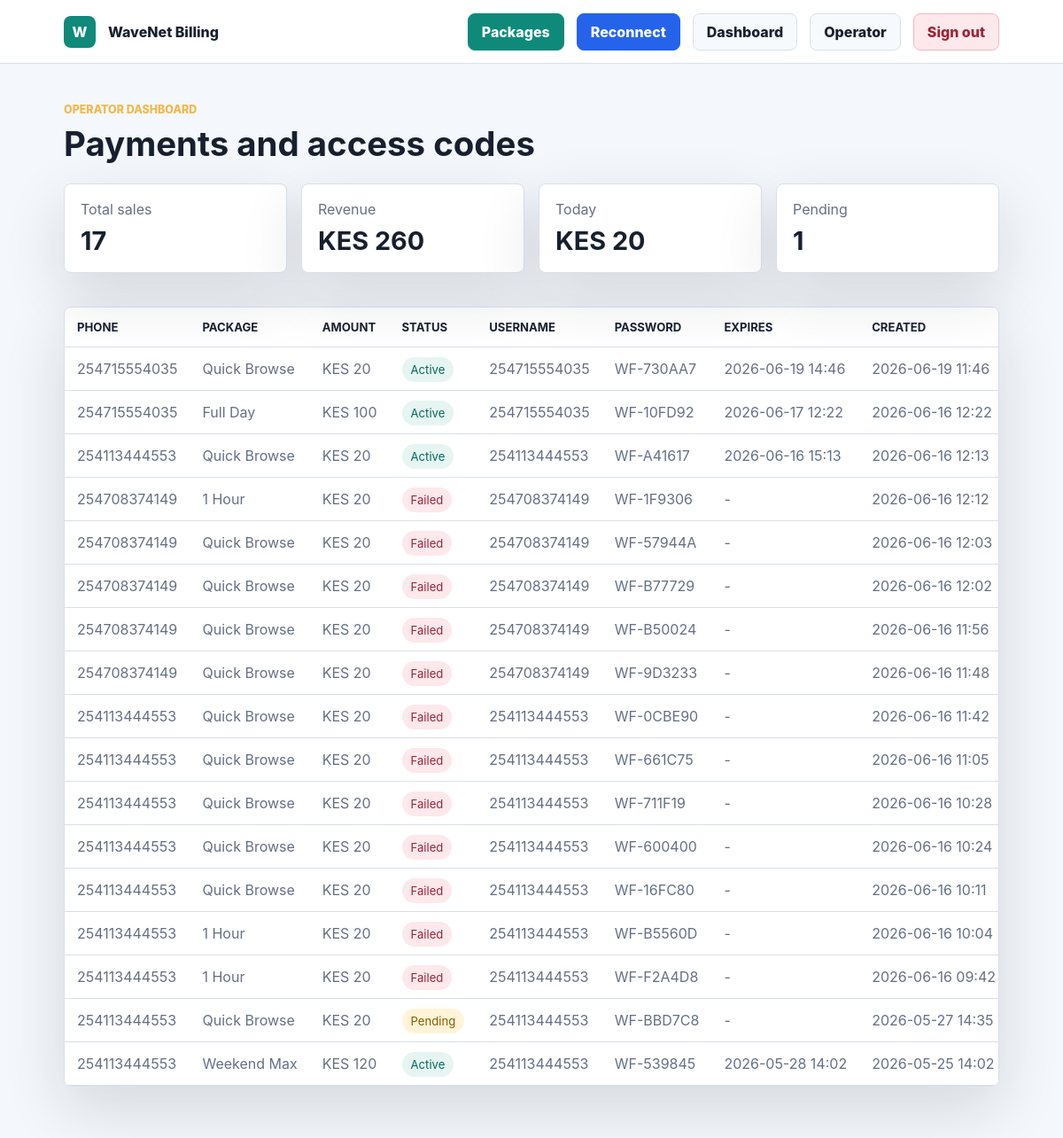
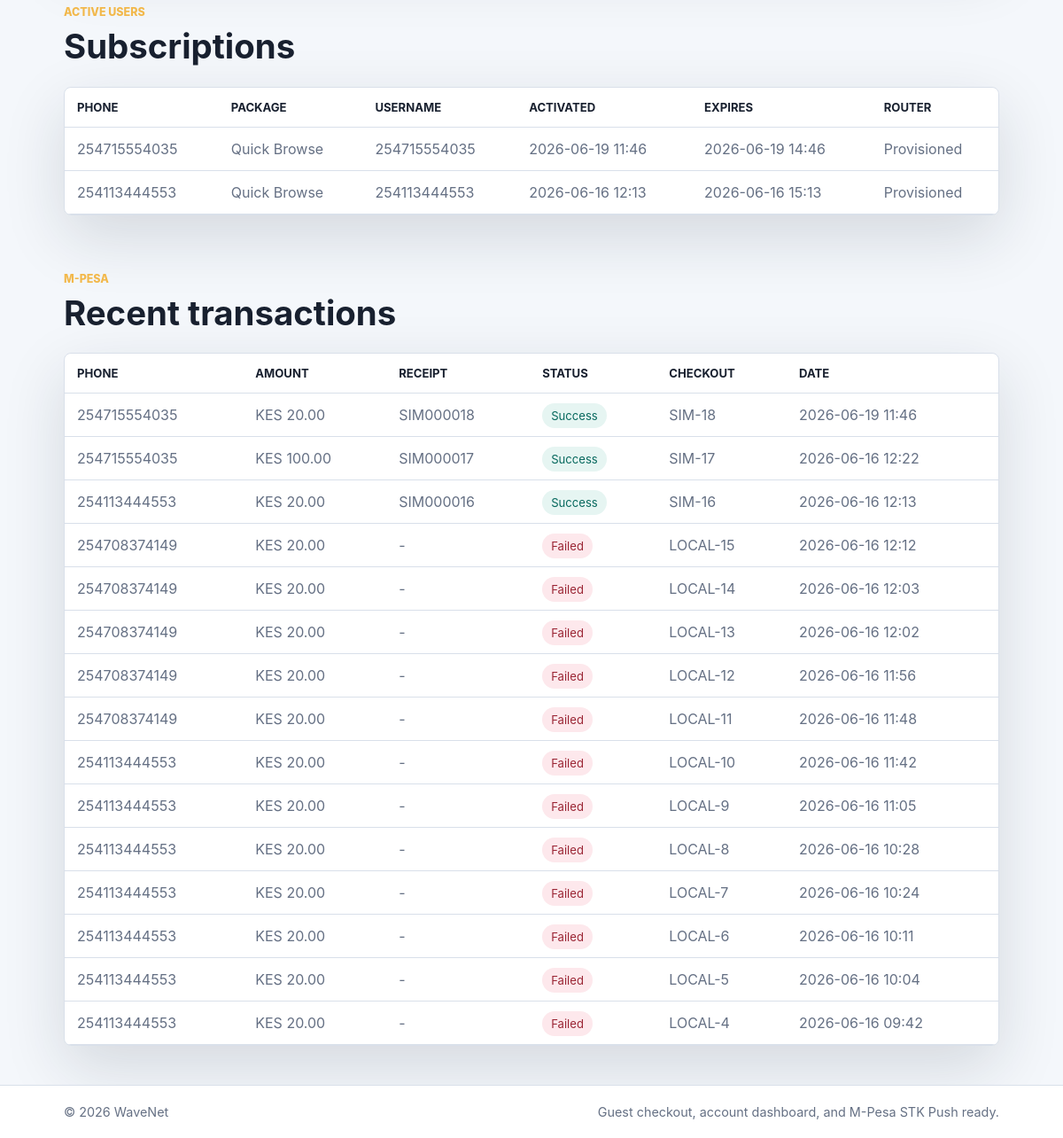
Screenshot of /operator/ (signed in) with the database file from the repository (2 pictures, top to bottom).
### billing/models.py (models this page shows, shortened)
class Purchase(models.Model):
    STATUS_PENDING = "pending"
    STATUS_ACTIVE = "active"
    STATUS_FAILED = "failed"
    STATUS_CHOICES = [
        (STATUS_PENDING, "Pending"),
        (STATUS_ACTIVE, "Active"),
        (STATUS_FAILED, "Failed"),
    ]
    user = models.ForeignKey(settings.AUTH_USER_MODEL, null=True, blank=True, on_delete=models.SET_NULL)
    package = models.ForeignKey(Package, on_delete=models.PROTECT)
    phone = models.CharField(max_length=20)
    amount = models.PositiveIntegerField()
    status = models.CharField(max_length=20, choices=STATUS_CHOICES, default=STATUS_PENDING)
    checkout_request_id = models.CharField(max_length=120, blank=True)
    mpesa_receipt = models.CharField(max_length=80, blank=True)
    access_code = models.CharField(max_length=20, unique=True)
    created_at = models.DateTimeField(auto_now_add=True)
    paid_at = models.DateTimeField(null=True, blank=True)
    expires_at = models.DateTimeField(null=True, blank=True)
    class Meta:
        ordering = ["-created_at"]

class Package(models.Model):
    name = models.CharField(max_length=80)
    speed = models.CharField(max_length=40)
    profile = models.CharField(max_length=50, default="default", help_text="MikroTik hotspot profile name")
    duration_hours = models.PositiveIntegerField()
    price = models.PositiveIntegerField(help_text="Amount in KES")
    description = models.TextField()
    is_active = models.BooleanField(default=True)
    created_at = models.DateTimeField(auto_now_add=True)
    class Meta:
        ordering = ["price"]

class Subscription(models.Model):
    phone_number = models.CharField(max_length=15)
    package = models.ForeignKey(Package, on_delete=models.CASCADE)
    purchase = models.OneToOneField(Purchase, null=True, blank=True, on_delete=models.SET_NULL, related_name="subscription")
    username = models.CharField(max_length=50, db_index=True)
    password = models.CharField(max_length=50)
    activated_at = models.DateTimeField(auto_now_add=True)
    expires_at = models.DateTimeField()
    active = models.BooleanField(default=True)
    router_user_created = models.BooleanField(default=False)
    router_message = models.CharField(max_length=255, blank=True)
    class Meta:
        ordering = ["-activated_at"]

class MpesaTransaction(models.Model):
    STATUS_PENDING = "Pending"
    STATUS_SUCCESS = "Success"
    STATUS_FAILED = "Failed"
    STATUS_CHOICES = [
        (STATUS_PENDING, "Pending"),
        (STATUS_SUCCESS, "Success"),
        (STATUS_FAILED, "Failed"),
    ]
    purchase = models.OneToOneField(Purchase, null=True, blank=True, on_delete=models.SET_NULL, related_name="transaction")
    phone_number = models.CharField(max_length=15)
    amount = models.DecimalField(max_digits=10, decimal_places=2)
    receipt_number = models.CharField(max_length=30, null=True, blank=True)
    checkout_request_id = models.CharField(max_length=100, db_index=True)
    merchant_request_id = models.CharField(max_length=100, blank=True)
    result_code = models.IntegerField(null=True, blank=True)
    result_description = models.CharField(max_length=255, blank=True)
    status = models.CharField(max_length=20, choices=STATUS_CHOICES, default=STATUS_PENDING)
    raw_callback = models.JSONField(default=dict, blank=True)
    created_at = models.DateTimeField(auto_now_add=True)
    updated_at = models.DateTimeField(auto_now=True)
    class Meta:
        ordering = ["-created_at"]

### billing/views.py (the view)
# urls.py: path('operator/', views.operator_dashboard, name='operator_dashboard'),
@user_passes_test(lambda user: user.is_staff)
def operator_dashboard(request):
    purchases = Purchase.objects.select_related("package")[:100]
    today = timezone.localdate()
    metrics = Purchase.objects.aggregate(
        total=Count("id"),
        revenue=Sum("amount", filter=Q(status=Purchase.STATUS_ACTIVE)),
        pending=Count("id", filter=Q(status=Purchase.STATUS_PENDING)),
        today_revenue=Sum("amount", filter=Q(status=Purchase.STATUS_ACTIVE, paid_at__date=today)),
    )
    active_subscriptions = Subscription.objects.select_related("package").filter(active=True)[:50]
    transactions = MpesaTransaction.objects.select_related("purchase")[:50]
    return render(
        request,
        "operator.html",
        {
            "purchases": purchases,
            "metrics": metrics,
            "active_subscriptions": active_subscriptions,
            "transactions": transactions,
        },
    )

### templates/operator.html (shortened to what this page needs)
{% extends "layout.html" %}
{% block content %}
<section class="page-head">
  <p class="eyebrow">Operator dashboard</p>
  <h1>Payments and access codes</h1>
</section>
<section class="metrics">
  <div><span>Total sales</span><strong>{{ metrics.total|default:0 }}</strong></div>
  <div><span>Revenue</span><strong>KES {{ metrics.revenue|default:0 }}</strong></div>
  <div><span>Today</span><strong>KES {{ metrics.today_revenue|default:0 }}</strong></div>
  <div><span>Pending</span><strong>{{ metrics.pending|default:0 }}</strong></div>
</section>
<section class="table-wrap">
  {% include "partials/purchases_table.html" with purchases=purchases %}
</section>
<section class="page-head compact">
  <p class="eyebrow">Active users</p>
  <h1>Subscriptions</h1>
</section>
<section class="table-wrap">
  {% if active_subscriptions %}
    <table>
      <thead>
        <tr>
          <th>Phone</th>
          <th>Package</th>
          <th>Username</th>
          <th>Activated</th>
          <th>Expires</th>
          <th>Router</th>
        </tr>
      </thead>
      <tbody>
        {% for subscription in active_subscriptions %}
          <tr>
            <td>{{ subscription.phone_number }}</td>
            <td>{{ subscription.package.name }}</td>
            <td>{{ subscription.username }}</td>
            <td>{{ subscription.activated_at|date:"Y-m-d H:i" }}</td>
            <td>{{ subscription.expires_at|date:"Y-m-d H:i" }}</td>
            <td>{% if subscription.router_user_created %}Provisioned{% else %}Pending{% endif %}</td>
          </tr>
        {% endfor %}
      </tbody>
    </table>
  {% else %}
    <div class="empty">No active subscriptions.</div>
  {% endif %}
</section>
<section class="page-head compact">
  <p class="eyebrow">M-Pesa</p>
  <h1>Recent transactions</h1>
</section>
<section class="table-wrap">
  {% if transactions %}
    <table>
      <thead>
        <tr>
          <th>Phone</th>
          <th>Amount</th>
          <th>Receipt</th>
          <th>Status</th>
          <th>Checkout</th>
          <th>Date</th>
        </tr>
      </thead>
      <tbody>
        {% for transaction in transactions %}
          <tr>
            <td>{{ transaction.phone_number }}</td>
            <td>KES {{ transaction.amount }}</td>
            <td>{{ transaction.receipt_number|default:"-" }}</td>
            <td><span class="pill {{ transaction.status|lower }}">{{ transaction.status }}</span></td>
            <td>{{ transaction.checkout_request_id }}</td>
            <td>{{ transaction.created_at|date:"Y-m-d H:i" }}</td>
          </tr>
        {% endfor %}
      </tbody>
    </table>
  {% else %}
    <div class="empty">No M-Pesa transactions yet.</div>
  {% endif %}
</section>
{% endblock %}

### templates/partials/purchases_table.html
{% if purchases %}
  <table>
    <thead>
      <tr>
        <th>Phone</th>
        <th>Package</th>
        <th>Amount</th>
        <th>Status</th>
        <th>Username</th>
        <th>Password</th>
        <th>Expires</th>
        <th>Created</th>
      </tr>
    </thead>
    <tbody>
      {% for purchase in purchases %}
        <tr>
          <td>{{ purchase.phone }}</td>
          <td>{{ purchase.package.name }}</td>
          <td>KES {{ purchase.amount }}</td>
          <td><span class="pill {{ purchase.status }}">{{ purchase.get_status_display }}</span></td>
          <td>{{ purchase.subscription.username|default:purchase.phone }}</td>
          <td>{{ purchase.subscription.password|default:purchase.access_code }}</td>
          <td>{{ purchase.expires_at|date:"Y-m-d H:i"|default:"-" }}</td>
          <td>{{ purchase.created_at|date:"Y-m-d H:i" }}</td>
        </tr>
      {% endfor %}
    </tbody>
  </table>
{% else %}
  <div class="empty">No purchases yet.</div>
{% endif %}

### static/styles.css (style rules this page uses)
:root { color-scheme: light; --ink: #18202f; --muted: #657084; --line: #d9e0ea; --panel: #ffffff; --page: #f4f7fb; --brand: #0f8a7a; --brand-strong: #08695e; --blue: #2563eb; --blue-strong: #1d4ed8; --accent: #d1495b; --gold: #f2b84b; }
* { box-sizing: border-box; }
body { margin: 0; font-family: Inter, Segoe UI, Arial, sans-serif; background: var(--page); color: var(--ink); }
.hero h1, .page-head h1, .auth-card h1, .receipt h1 { margin: 0; font-size: clamp(2rem, 4.6vw, 4.8rem); line-height: 1; }
.eyebrow { margin: 0 0 12px; text-transform: uppercase; letter-spacing: 0; font-size: 0.78rem; font-weight: 800; color: var(--gold); }
.purchase-panel, .auth-card, .receipt, .table-wrap, .metrics div { background: var(--panel); color: var(--ink); border: 1px solid var(--line); border-radius: 8px; box-shadow: 0 24px 70px rgba(24, 32, 47, 0.14); }
.panel-title strong, .receipt-status, .pill { color: var(--brand-strong); background: #e6f5f2; border-radius: 999px; padding: 6px 10px; font-size: 0.82rem; }
.package-card small, .fineprint, .auth-card p, footer, td, label { color: var(--muted); }
.bands, .metrics { padding: 28px 6vw; display: grid; grid-template-columns: repeat(auto-fit, minmax(180px, 1fr)); gap: 16px; }
.page-head { padding: 44px 6vw 16px; }
.page-head.compact { padding-top: 20px; }
.page-head h1 { font-size: 2.4rem; }
.metrics { padding-top: 10px; }
.metrics div { padding: 18px; display: grid; gap: 8px; }
.metrics span { color: var(--muted); }
.metrics strong { font-size: 1.8rem; }
.table-wrap { margin: 10px 6vw 44px; overflow-x: auto; }
table { width: 100%; border-collapse: collapse; }
th, td { text-align: left; padding: 14px; border-bottom: 1px solid var(--line); white-space: nowrap; }
th { color: var(--ink); font-size: 0.82rem; text-transform: uppercase; }
.pending { color: #8a5a00; background: #fff4d8; }
.active { color: var(--brand-strong); background: #e6f5f2; }
.failed { color: #9b2635; background: #fde8ec; }

### rows the page displays
Purchase: phone "254715554035", package.name "Quick Browse", amount "20", status "Active", subscription.username "254715554035", subscription.password "WF-730AA7", expires_at "2026-06-19 14:46", created_at "2026-06-19 11:46"
Purchase: phone "254715554035", package.name "Full Day", amount "100", status "Active", subscription.username "254715554035", subscription.password "WF-10FD92", expires_at "2026-06-17 12:22", created_at "2026-06-16 12:22"
Purchase: phone "254113444553", package.name "Quick Browse", amount "20", status "Active", subscription.username "254113444553", subscription.password "WF-A41617", expires_at "2026-06-16 15:13", created_at "2026-06-16 12:13"
Purchase: phone "254708374149", package.name "1 Hour", amount "20", status "Failed", subscription.username "254708374149", subscription.password "WF-1F9306", expires_at "-", created_at "2026-06-16 12:12"
Purchase: phone "254708374149", package.name "Quick Browse", amount "20", status "Failed", subscription.username "254708374149", subscription.password "WF-57944A", expires_at "-", created_at "2026-06-16 12:03"
Purchase: phone "254708374149", package.name "Quick Browse", amount "20", status "Failed", subscription.username "254708374149", subscription.password "WF-B77729", expires_at "-", created_at "2026-06-16 12:02"
Purchase: phone "254708374149", package.name "Quick Browse", amount "20", status "Failed", subscription.username "254708374149", subscription.password "WF-B50024", expires_at "-", created_at "2026-06-16 11:56"
Purchase: phone "254708374149", package.name "Quick Browse", amount "20", status "Failed", subscription.username "254708374149", subscription.password "WF-9D3233", expires_at "-", created_at "2026-06-16 11:48"
Purchase: phone "254113444553", package.name "Quick Browse", amount "20", status "Failed", subscription.username "254113444553", subscription.password "WF-0CBE90", expires_at "-", created_at "2026-06-16 11:42"
Purchase: phone "254113444553", package.name "Quick Browse", amount "20", status "Failed", subscription.username "254113444553", subscription.password "WF-661C75", expires_at "-", created_at "2026-06-16 11:05"
Purchase: phone "254113444553", package.name "Quick Browse", amount "20", status "Failed", subscription.username "254113444553", subscription.password "WF-711F19", expires_at "-", created_at "2026-06-16 10:28"
Purchase: phone "254113444553", package.name "Quick Browse", amount "20", status "Failed", subscription.username "254113444553", subscription.password "WF-600400", expires_at "-", created_at "2026-06-16 10:24"
Purchase: phone "254113444553", package.name "Quick Browse", amount "20", status "Failed", subscription.username "254113444553", subscription.password "WF-16FC80", expires_at "-", created_at "2026-06-16 10:11"
Purchase: phone "254113444553", package.name "1 Hour", amount "20", status "Failed", subscription.username "254113444553", subscription.password "WF-B5560D", expires_at "-", created_at "2026-06-16 10:04"
Purchase: phone "254113444553", package.name "1 Hour", amount "20", status "Failed", subscription.username "254113444553", subscription.password "WF-F2A4D8", expires_at "-", created_at "2026-06-16 09:42"
Purchase: phone "254113444553", package.name "Quick Browse", amount "20", status "Pending", subscription.username "254113444553", subscription.password "WF-BBD7C8", expires_at "-", created_at "2026-05-27 14:35"
Purchase: phone "254113444553", package.name "Weekend Max", amount "120", status "Active", subscription.username "254113444553", subscription.password "WF-539845", expires_at "2026-05-28 14:02", created_at "2026-05-25 14:02"
Subscription: phone_number "254715554035", package.name "Quick Browse", username "254715554035", activated_at "2026-06-19 11:46", expires_at "2026-06-19 14:46", router_user_created "Provisioned"
Subscription: phone_number "254113444553", package.name "Quick Browse", username "254113444553", activated_at "2026-06-16 12:13", expires_at "2026-06-16 15:13", router_user_created "Provisioned"

### other values shown
{{ metrics.total|default:0 }} "17"
{{ metrics.revenue|default:0 }} "260"
{{ metrics.today_revenue|default:0 }} "20"
{{ metrics.pending|default:0 }} "1"
